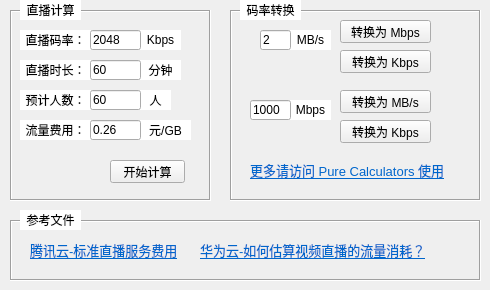
        <widget class="QWidget" name="Tab03">
         <attribute name="title">
          <string>计算器</string>
         </attribute>
         <widget class="QFrame" name="InfoFrame0301">
          <property name="geometry">
           <rect>
            <x>10</x>
            <y>10</y>
            <width>201</width>
            <height>191</height>
           </rect>
          </property>
          <property name="frameShape">
           <enum>QFrame::Shape::Box</enum>
          </property>
          <property name="frameShadow">
           <enum>QFrame::Shadow::Sunken</enum>
          </property>
          <widget class="QLineEdit" name="LineEditLive01">
           <property name="geometry">
            <rect>
             <x>80</x>
             <y>20</y>
             <width>51</width>
             <height>20</height>
            </rect>
           </property>
           <property name="text">
            <string>2048</string>
           </property>
           <property name="maxLength">
            <number>15</number>
           </property>
           <property name="alignment">
            <set>Qt::AlignmentFlag::AlignLeading|Qt::AlignmentFlag::AlignLeft|Qt::AlignmentFlag::AlignVCenter</set>
           </property>
           <property name="clearButtonEnabled">
            <bool>false</bool>
           </property>
          </widget>
          <widget class="QLabel" name="Label0304">
           <property name="geometry">
            <rect>
             <x>10</x>
             <y>20</y>
             <width>71</width>
             <height>20</height>
            </rect>
           </property>
           <property name="styleSheet">
            <string notr="true">background-color: #ffffff;</string>
           </property>
           <property name="text">
            <string>直播码率：</string>
           </property>
           <property name="alignment">
            <set>Qt::AlignmentFlag::AlignCenter</set>
           </property>
          </widget>
          <widget class="QLabel" name="Label0308">
           <property name="geometry">
            <rect>
             <x>130</x>
             <y>20</y>
             <width>41</width>
             <height>20</height>
            </rect>
           </property>
           <property name="styleSheet">
            <string notr="true">background-color: #ffffff;</string>
           </property>
           <property name="text">
            <string>Kbps</string>
           </property>
           <property name="alignment">
            <set>Qt::AlignmentFlag::AlignCenter</set>
           </property>
          </widget>
          <widget class="QLabel" name="Label0305">
           <property name="geometry">
            <rect>
             <x>10</x>
             <y>50</y>
             <width>71</width>
             <height>20</height>
            </rect>
           </property>
           <property name="styleSheet">
            <string notr="true">background-color: #ffffff;</string>
           </property>
           <property name="text">
            <string>直播时长：</string>
           </property>
           <property name="alignment">
            <set>Qt::AlignmentFlag::AlignCenter</set>
           </property>
          </widget>
          <widget class="QLineEdit" name="LineEditLive02">
           <property name="geometry">
            <rect>
             <x>80</x>
             <y>50</y>
             <width>51</width>
             <height>20</height>
            </rect>
           </property>
           <property name="text">
            <string>60</string>
           </property>
           <property name="maxLength">
            <number>15</number>
           </property>
           <property name="alignment">
            <set>Qt::AlignmentFlag::AlignLeading|Qt::AlignmentFlag::AlignLeft|Qt::AlignmentFlag::AlignVCenter</set>
           </property>
           <property name="clearButtonEnabled">
            <bool>false</bool>
           </property>
          </widget>
          <widget class="QLabel" name="Label0309">
           <property name="geometry">
            <rect>
             <x>130</x>
             <y>50</y>
             <width>41</width>
             <height>20</height>
            </rect>
           </property>
           <property name="styleSheet">
            <string notr="true">background-color: #ffffff;</string>
           </property>
           <property name="text">
            <string>分钟</string>
           </property>
           <property name="alignment">
            <set>Qt::AlignmentFlag::AlignCenter</set>
           </property>
          </widget>
          <widget class="QLabel" name="Label0306">
           <property name="geometry">
            <rect>
             <x>10</x>
             <y>80</y>
             <width>71</width>
             <height>20</height>
            </rect>
           </property>
           <property name="styleSheet">
            <string notr="true">background-color: #ffffff;</string>
           </property>
           <property name="text">
            <string>预计人数：</string>
           </property>
           <property name="alignment">
            <set>Qt::AlignmentFlag::AlignCenter</set>
           </property>
          </widget>
          <widget class="QLineEdit" name="LineEditLive03">
           <property name="geometry">
            <rect>
             <x>80</x>
             <y>80</y>
             <width>51</width>
             <height>20</height>
            </rect>
           </property>
           <property name="text">
            <string>60</string>
           </property>
           <property name="maxLength">
            <number>15</number>
           </property>
           <property name="alignment">
            <set>Qt::AlignmentFlag::AlignLeading|Qt::AlignmentFlag::AlignLeft|Qt::AlignmentFlag::AlignVCenter</set>
           </property>
           <property name="clearButtonEnabled">
            <bool>false</bool>
           </property>
          </widget>
          <widget class="QLabel" name="Label0310">
           <property name="geometry">
            <rect>
             <x>130</x>
             <y>80</y>
             <width>31</width>
             <height>20</height>
            </rect>
           </property>
           <property name="styleSheet">
            <string notr="true">background-color: #ffffff;</string>
           </property>
           <property name="text">
            <string>人</string>
           </property>
           <property name="alignment">
            <set>Qt::AlignmentFlag::AlignCenter</set>
           </property>
          </widget>
          <widget class="QPushButton" name="LiveButton01">
           <property name="geometry">
            <rect>
             <x>100</x>
             <y>150</y>
             <width>75</width>
             <height>23</height>
            </rect>
           </property>
           <property name="text">
            <string>开始计算</string>
           </property>
          </widget>
          <widget class="QLabel" name="Label0307">
           <property name="geometry">
            <rect>
             <x>10</x>
             <y>110</y>
             <width>71</width>
             <height>20</height>
            </rect>
           </property>
           <property name="styleSheet">
            <string notr="true">background-color: #ffffff;</string>
           </property>
           <property name="text">
            <string>流量费用：</string>
           </property>
           <property name="alignment">
            <set>Qt::AlignmentFlag::AlignCenter</set>
           </property>
          </widget>
          <widget class="QLineEdit" name="LineEditLive04">
           <property name="geometry">
            <rect>
             <x>80</x>
             <y>110</y>
             <width>51</width>
             <height>20</height>
            </rect>
           </property>
           <property name="text">
            <string>0.26</string>
           </property>
           <property name="maxLength">
            <number>15</number>
           </property>
           <property name="alignment">
            <set>Qt::AlignmentFlag::AlignLeading|Qt::AlignmentFlag::AlignLeft|Qt::AlignmentFlag::AlignVCenter</set>
           </property>
           <property name="clearButtonEnabled">
            <bool>false</bool>
           </property>
          </widget>
          <widget class="QLabel" name="Label0311">
           <property name="geometry">
            <rect>
             <x>130</x>
             <y>110</y>
             <width>51</width>
             <height>20</height>
            </rect>
           </property>
           <property name="styleSheet">
            <string notr="true">background-color: #ffffff;</string>
           </property>
           <property name="text">
            <string>元/GB</string>
           </property>
           <property name="alignment">
            <set>Qt::AlignmentFlag::AlignCenter</set>
           </property>
          </widget>
          <zorder>Label0304</zorder>
          <zorder>Label0308</zorder>
          <zorder>LineEditLive01</zorder>
          <zorder>Label0305</zorder>
          <zorder>Label0309</zorder>
          <zorder>LineEditLive02</zorder>
          <zorder>Label0306</zorder>
          <zorder>Label0310</zorder>
          <zorder>LineEditLive03</zorder>
          <zorder>LiveButton01</zorder>
          <zorder>Label0307</zorder>
          <zorder>Label0311</zorder>
          <zorder>LineEditLive04</zorder>
         </widget>
         <widget class="QLabel" name="Label0301">
          <property name="geometry">
           <rect>
            <x>20</x>
            <y>0</y>
            <width>61</width>
            <height>20</height>
           </rect>
          </property>
          <property name="styleSheet">
           <string notr="true">background-color: #ffffff;</string>
          </property>
          <property name="text">
           <string>直播计算</string>
          </property>
          <property name="alignment">
           <set>Qt::AlignmentFlag::AlignCenter</set>
          </property>
         </widget>
         <widget class="QFrame" name="InfoFrame0302">
          <property name="geometry">
           <rect>
            <x>230</x>
            <y>10</y>
            <width>251</width>
            <height>191</height>
           </rect>
          </property>
          <property name="frameShape">
           <enum>QFrame::Shape::Box</enum>
          </property>
          <property name="frameShadow">
           <enum>QFrame::Shadow::Sunken</enum>
          </property>
          <widget class="QLineEdit" name="LineEditBit01">
           <property name="geometry">
            <rect>
             <x>30</x>
             <y>20</y>
             <width>31</width>
             <height>20</height>
            </rect>
           </property>
           <property name="text">
            <string>2</string>
           </property>
           <property name="maxLength">
            <number>15</number>
           </property>
           <property name="alignment">
            <set>Qt::AlignmentFlag::AlignLeading|Qt::AlignmentFlag::AlignLeft|Qt::AlignmentFlag::AlignVCenter</set>
           </property>
           <property name="clearButtonEnabled">
            <bool>false</bool>
           </property>
          </widget>
          <widget class="QLabel" name="Label0312">
           <property name="geometry">
            <rect>
             <x>60</x>
             <y>20</y>
             <width>41</width>
             <height>20</height>
            </rect>
           </property>
           <property name="styleSheet">
            <string notr="true">background-color: #ffffff;</string>
           </property>
           <property name="text">
            <string>MB/s</string>
           </property>
           <property name="alignment">
            <set>Qt::AlignmentFlag::AlignCenter</set>
           </property>
          </widget>
          <widget class="QPushButton" name="CBitButton01">
           <property name="geometry">
            <rect>
             <x>110</x>
             <y>10</y>
             <width>91</width>
             <height>23</height>
            </rect>
           </property>
           <property name="text">
            <string>转换为 Mbps</string>
           </property>
          </widget>
          <widget class="QPushButton" name="CBitButton02">
           <property name="geometry">
            <rect>
             <x>110</x>
             <y>40</y>
             <width>91</width>
             <height>23</height>
            </rect>
           </property>
           <property name="text">
            <string>转换为 Kbps</string>
           </property>
          </widget>
          <widget class="QLineEdit" name="LineEditBit02">
           <property name="geometry">
            <rect>
             <x>20</x>
             <y>90</y>
             <width>41</width>
             <height>20</height>
            </rect>
           </property>
           <property name="text">
            <string>1000</string>
           </property>
           <property name="maxLength">
            <number>15</number>
           </property>
           <property name="alignment">
            <set>Qt::AlignmentFlag::AlignLeading|Qt::AlignmentFlag::AlignLeft|Qt::AlignmentFlag::AlignVCenter</set>
           </property>
           <property name="clearButtonEnabled">
            <bool>false</bool>
           </property>
          </widget>
          <widget class="QLabel" name="Label0313">
           <property name="geometry">
            <rect>
             <x>60</x>
             <y>90</y>
             <width>41</width>
             <height>20</height>
            </rect>
           </property>
           <property name="styleSheet">
            <string notr="true">background-color: #ffffff;</string>
           </property>
           <property name="text">
            <string>Mbps</string>
           </property>
           <property name="alignment">
            <set>Qt::AlignmentFlag::AlignCenter</set>
           </property>
          </widget>
          <widget class="QPushButton" name="CBitButton03">
           <property name="geometry">
            <rect>
             <x>110</x>
             <y>80</y>
             <width>91</width>
             <height>23</height>
            </rect>
           </property>
           <property name="text">
            <string>转换为 MB/s</string>
           </property>
          </widget>
          <widget class="QPushButton" name="CBitButton04">
           <property name="geometry">
            <rect>
             <x>110</x>
             <y>110</y>
             <width>91</width>
             <height>23</height>
            </rect>
           </property>
           <property name="text">
            <string>转换为 Kbps</string>
           </property>
          </widget>
          <widget class="QLabel" name="Tip04">
           <property name="geometry">
            <rect>
             <x>20</x>
             <y>150</y>
             <width>201</width>
             <height>21</height>
            </rect>
           </property>
           <property name="font">
            <font>
             <pointsize>10</pointsize>
             <underline>true</underline>
            </font>
           </property>
           <property name="text">
            <string>&lt;a style='color: #0066cc' href=&quot;https://purecalculators.com/zh-CN&quot;&gt;更多请访问 Pure Calculators 使用&lt;/a&gt;</string>
           </property>
           <property name="openExternalLinks">
            <bool>true</bool>
           </property>
          </widget>
          <zorder>Label0312</zorder>
          <zorder>LineEditBit01</zorder>
          <zorder>CBitButton01</zorder>
          <zorder>CBitButton02</zorder>
          <zorder>Label0313</zorder>
          <zorder>LineEditBit02</zorder>
          <zorder>CBitButton03</zorder>
          <zorder>CBitButton04</zorder>
          <zorder>Tip04</zorder>
         </widget>
         <widget class="QFrame" name="InfoFrame0303">
          <property name="geometry">
           <rect>
            <x>10</x>
            <y>220</y>
            <width>471</width>
            <height>61</height>
           </rect>
          </property>
          <property name="frameShape">
           <enum>QFrame::Shape::Box</enum>
          </property>
          <property name="frameShadow">
           <enum>QFrame::Shadow::Sunken</enum>
          </property>
          <widget class="QLabel" name="Tip05">
           <property name="geometry">
            <rect>
             <x>20</x>
             <y>20</y>
             <width>161</width>
             <height>21</height>
            </rect>
           </property>
           <property name="font">
            <font>
             <pointsize>10</pointsize>
             <underline>true</underline>
            </font>
           </property>
           <property name="text">
            <string>&lt;a style='color: #0066cc' href=&quot;https://cloud.tencent.com/document/product/267/34175&quot;&gt;腾讯云-标准直播服务费用&lt;/a&gt;</string>
           </property>
           <property name="openExternalLinks">
            <bool>true</bool>
           </property>
          </widget>
          <widget class="QLabel" name="Tip06">
           <property name="geometry">
            <rect>
             <x>190</x>
             <y>20</y>
             <width>231</width>
             <height>21</height>
            </rect>
           </property>
           <property name="font">
            <font>
             <pointsize>10</pointsize>
             <underline>true</underline>
            </font>
           </property>
           <property name="text">
            <string>&lt;a style='color: #0066cc' href=&quot;https://support.huaweicloud.com/live_faq/live_08_0106.html&quot;&gt;华为云-如何估算视频直播的流量消耗？&lt;/a&gt;</string>
           </property>
           <property name="openExternalLinks">
            <bool>true</bool>
           </property>
          </widget>
         </widget>
         <widget class="QLabel" name="Label0303">
          <property name="geometry">
           <rect>
            <x>20</x>
            <y>210</y>
            <width>61</width>
            <height>20</height>
           </rect>
          </property>
          <property name="styleSheet">
           <string notr="true">background-color: #ffffff;</string>
          </property>
          <property name="text">
           <string>参考文件</string>
          </property>
          <property name="alignment">
           <set>Qt::AlignmentFlag::AlignCenter</set>
          </property>
         </widget>
         <widget class="QLabel" name="Label0302">
          <property name="geometry">
           <rect>
            <x>240</x>
            <y>0</y>
            <width>61</width>
            <height>20</height>
           </rect>
          </property>
          <property name="styleSheet">
           <string notr="true">background-color: #ffffff;</string>
          </property>
          <property name="text">
           <string>码率转换</string>
          </property>
          <property name="alignment">
           <set>Qt::AlignmentFlag::AlignCenter</set>
          </property>
         </widget>
        </widget>
